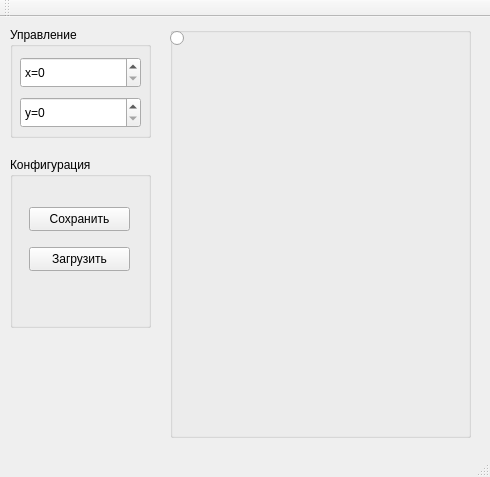
<?xml version="1.0" encoding="UTF-8"?>
<ui version="4.0">
 <class>MainWindow</class>
 <widget class="QMainWindow" name="MainWindow">
  <property name="geometry">
   <rect>
    <x>0</x>
    <y>0</y>
    <width>490</width>
    <height>477</height>
   </rect>
  </property>
  <property name="windowTitle">
   <string>MainWindow</string>
  </property>
  <widget class="QWidget" name="centralWidget">
   <widget class="QGroupBox" name="groupBox">
    <property name="geometry">
     <rect>
      <x>10</x>
      <y>10</y>
      <width>141</width>
      <height>111</height>
     </rect>
    </property>
    <property name="title">
     <string>Управление</string>
    </property>
    <widget class="QSpinBox" name="spinBox">
     <property name="geometry">
      <rect>
       <x>10</x>
       <y>30</y>
       <width>121</width>
       <height>31</height>
      </rect>
     </property>
     <property name="prefix">
      <string>x=</string>
     </property>
     <property name="maximum">
      <number>280</number>
     </property>
    </widget>
    <widget class="QSpinBox" name="spinBox_2">
     <property name="geometry">
      <rect>
       <x>10</x>
       <y>70</y>
       <width>121</width>
       <height>31</height>
      </rect>
     </property>
     <property name="prefix">
      <string>y=</string>
     </property>
     <property name="maximum">
      <number>389</number>
     </property>
    </widget>
   </widget>
   <widget class="QGroupBox" name="groupBox_2">
    <property name="geometry">
     <rect>
      <x>170</x>
      <y>10</y>
      <width>301</width>
      <height>411</height>
     </rect>
    </property>
    <property name="title">
     <string/>
    </property>
    <widget class="QRadioButton" name="radioButton">
     <property name="geometry">
      <rect>
       <x>0</x>
       <y>0</y>
       <width>21</width>
       <height>22</height>
      </rect>
     </property>
     <property name="text">
      <string/>
     </property>
    </widget>
   </widget>
   <widget class="QGroupBox" name="groupBox_3">
    <property name="geometry">
     <rect>
      <x>10</x>
      <y>140</y>
      <width>141</width>
      <height>171</height>
     </rect>
    </property>
    <property name="title">
     <string>Конфигурация</string>
    </property>
    <widget class="QPushButton" name="pushButton">
     <property name="geometry">
      <rect>
       <x>19</x>
       <y>50</y>
       <width>101</width>
       <height>24</height>
      </rect>
     </property>
     <property name="text">
      <string>Сохранить</string>
     </property>
    </widget>
    <widget class="QPushButton" name="pushButton_2">
     <property name="geometry">
      <rect>
       <x>19</x>
       <y>90</y>
       <width>101</width>
       <height>24</height>
      </rect>
     </property>
     <property name="text">
      <string>Загрузить</string>
     </property>
    </widget>
   </widget>
  </widget>
  <widget class="QMenuBar" name="menuBar">
   <property name="geometry">
    <rect>
     <x>0</x>
     <y>0</y>
     <width>490</width>
     <height>22</height>
    </rect>
   </property>
  </widget>
  <widget class="QToolBar" name="mainToolBar">
   <attribute name="toolBarArea">
    <enum>TopToolBarArea</enum>
   </attribute>
   <attribute name="toolBarBreak">
    <bool>false</bool>
   </attribute>
  </widget>
  <widget class="QStatusBar" name="statusBar"/>
 </widget>
 <layoutdefault spacing="6" margin="11"/>
 <resources/>
 <connections/>
</ui>
